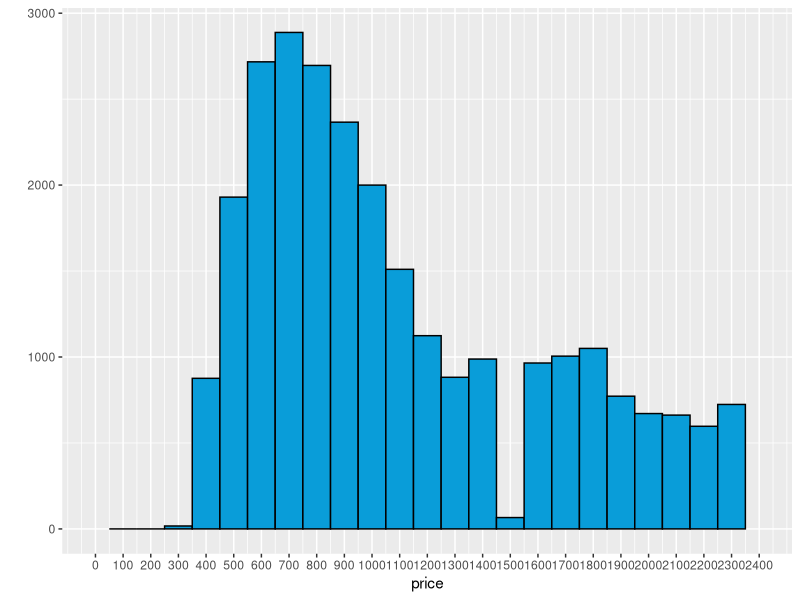
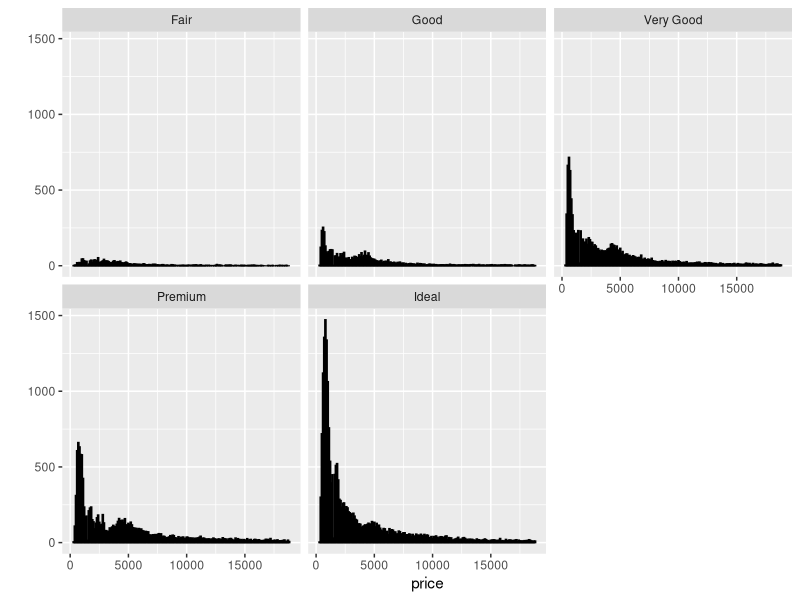
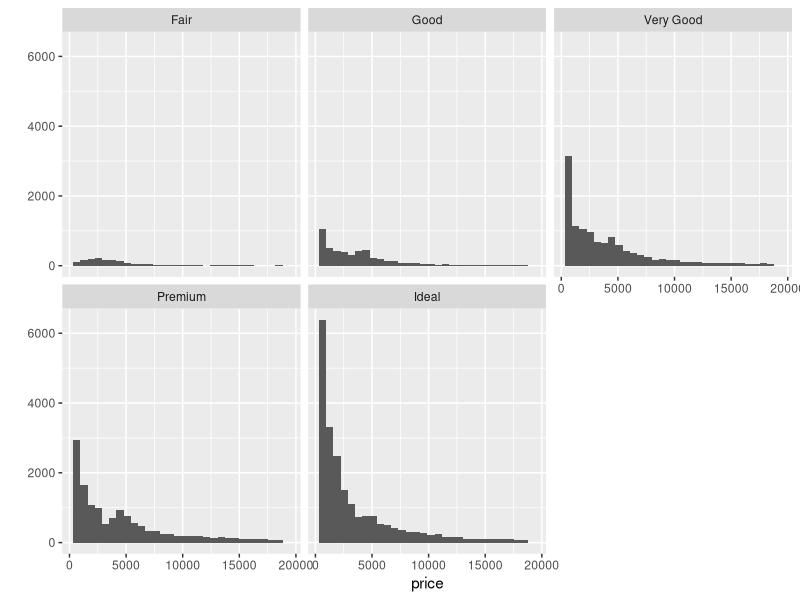
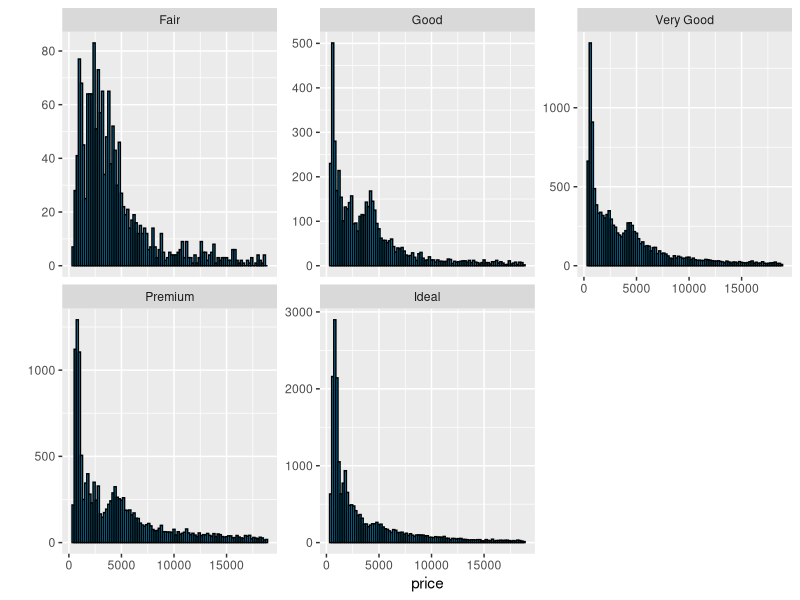
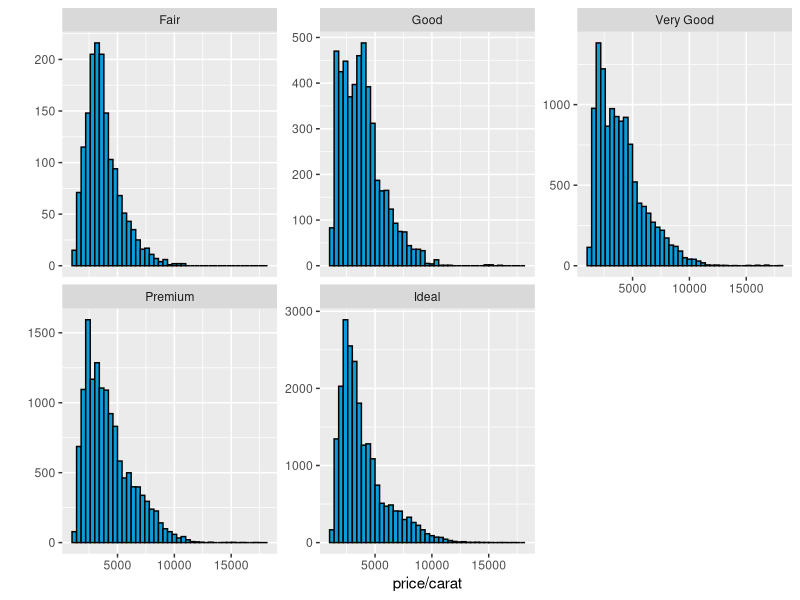
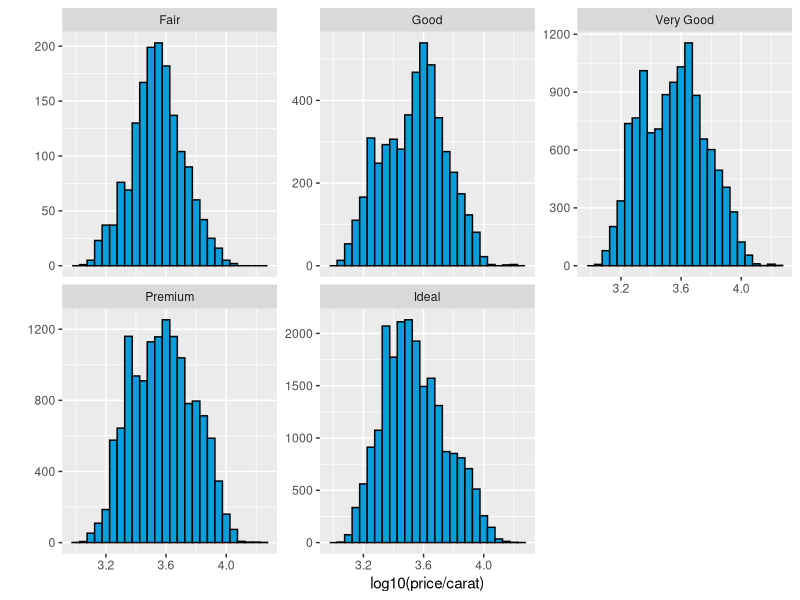
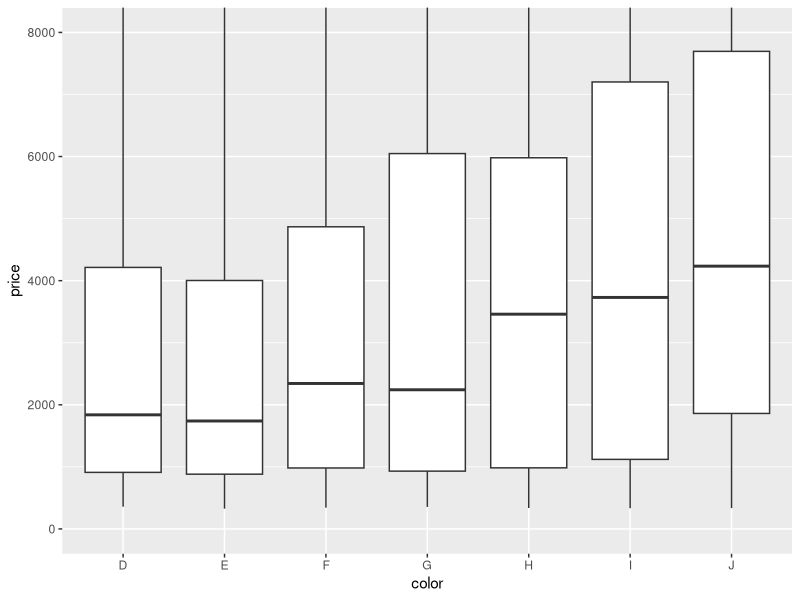
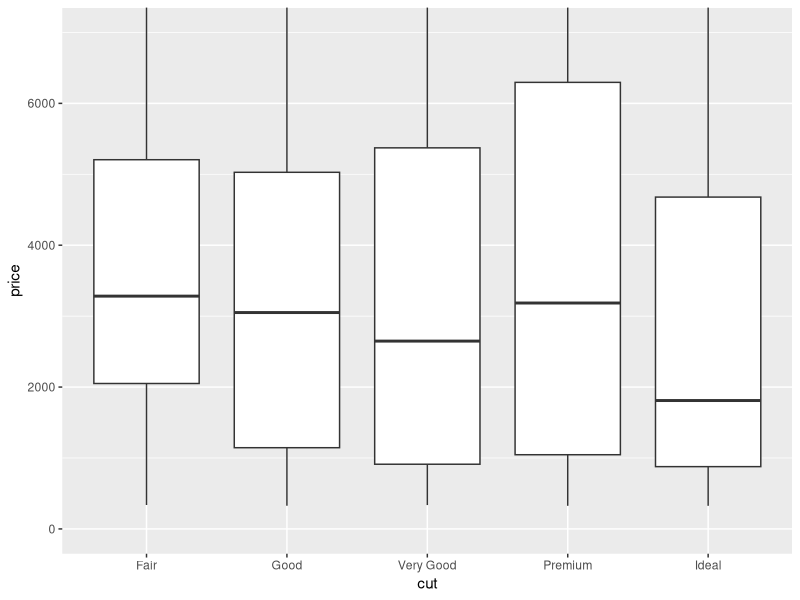

R code for these plots, in order:
#EDA Problem Set 3

library("ggplot2")
data(diamonds)
dim(diamonds)

summary(diamonds)

summary(diamonds$price)

dim(subset(diamonds, price <500))
dim(subset(diamonds, price <250))
dim(subset(diamonds, price >=15000))


qplot(x = price, data = diamonds, color = I('black'), fill = I('#099DD9'), binwidth = 100) + 
scale_x_continuous(limits= c(0,2400), breaks=seq(0,2400,100))

qplot(x =price, data = diamonds, color = I('black'), fill = I('#099DD9'), binwidth = 100) +
  facet_wrap(~cut)

by(diamonds$price,diamonds$cut,summary, digits = max(getOption('digits')))

qplot(x = price, data = diamonds) + facet_wrap(~cut)

qplot(x =price, data = diamonds, color = I('black'), fill = I('#099DD9'), binwidth = 200) +
facet_wrap(~cut, scales="free_y")

qplot(x =price/carat, data = diamonds, color = I('black'), fill = I('#099DD9'), binwidth = 400) +
facet_wrap(~cut, scales="free_y") 

qplot(x =log10(price/carat), data = diamonds, color = I('black'), fill = I('#099DD9'), binwidth = 0.05) +
facet_wrap(~cut, scales="free_y") 

qplot(x = color, y = price, data = diamonds, geom = "boxplot") + 
coord_cartesian(ylim = c(0,8000))

qplot(x = cut, y = price, data = diamonds, geom = "boxplot")  + 
coord_cartesian(ylim = c(0,7000))

qplot(x = clarity, y = price, data = diamonds, geom = "boxplot") + 
coord_cartesian(ylim = c(0,7000))

by(diamonds$price,diamonds$color,summary)

qplot(x = color, y = price/carat, data = diamonds, geom = "boxplot") 

qplot(x = color, y = price/carat, data = diamonds, geom = "boxplot") + 
coord_cartesian(ylim = c(0,6000))

qplot(x = carat,data = diamonds,binwidth =0.01,geom = 'freqpoly') + 
scale_x_continuous(lim = c(0,3), breaks = seq(0,3,0.3))

qplot(x = carat, y= ..count../sum(..count..), data = diamonds, binwidth =0.01, 
      geom = 'freqpoly') + 
  scale_x_continuous(lim = c(0,3), breaks = seq(0,3,0.3))

  